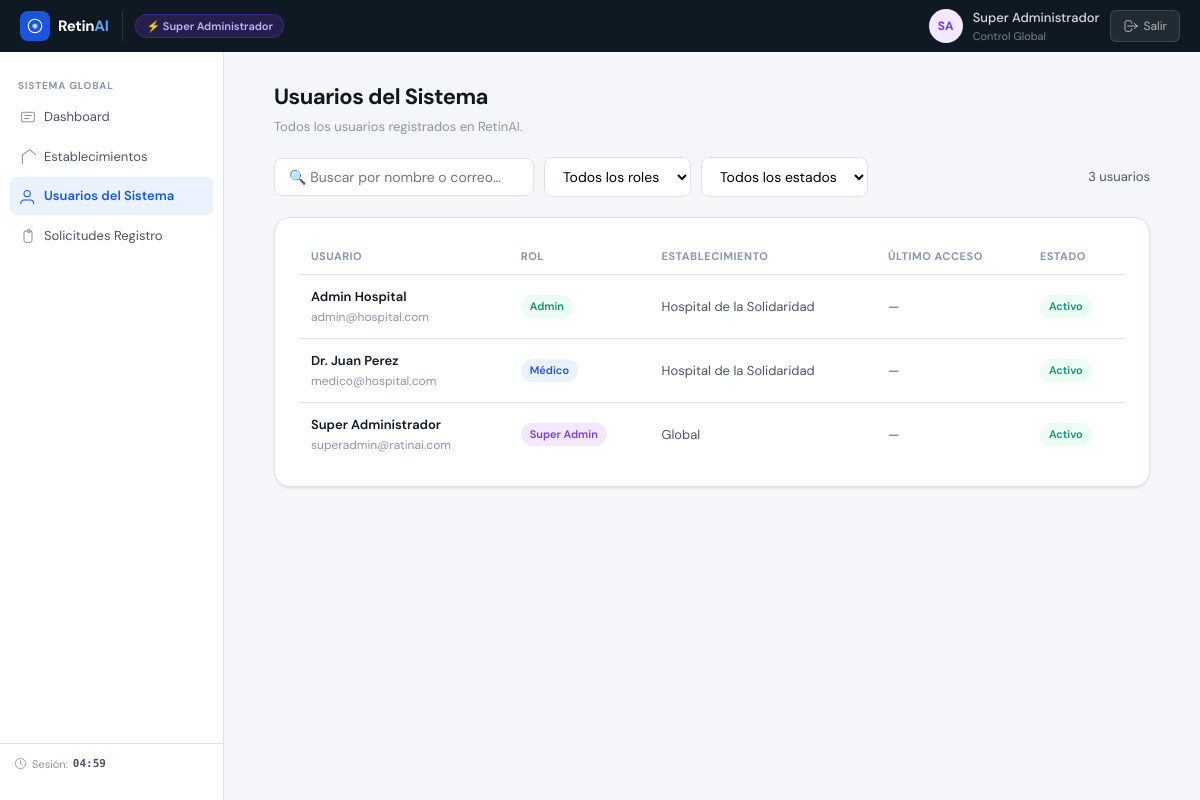
The app's page /views/superadmin/UsuariosSistema.php (signed in), older data.
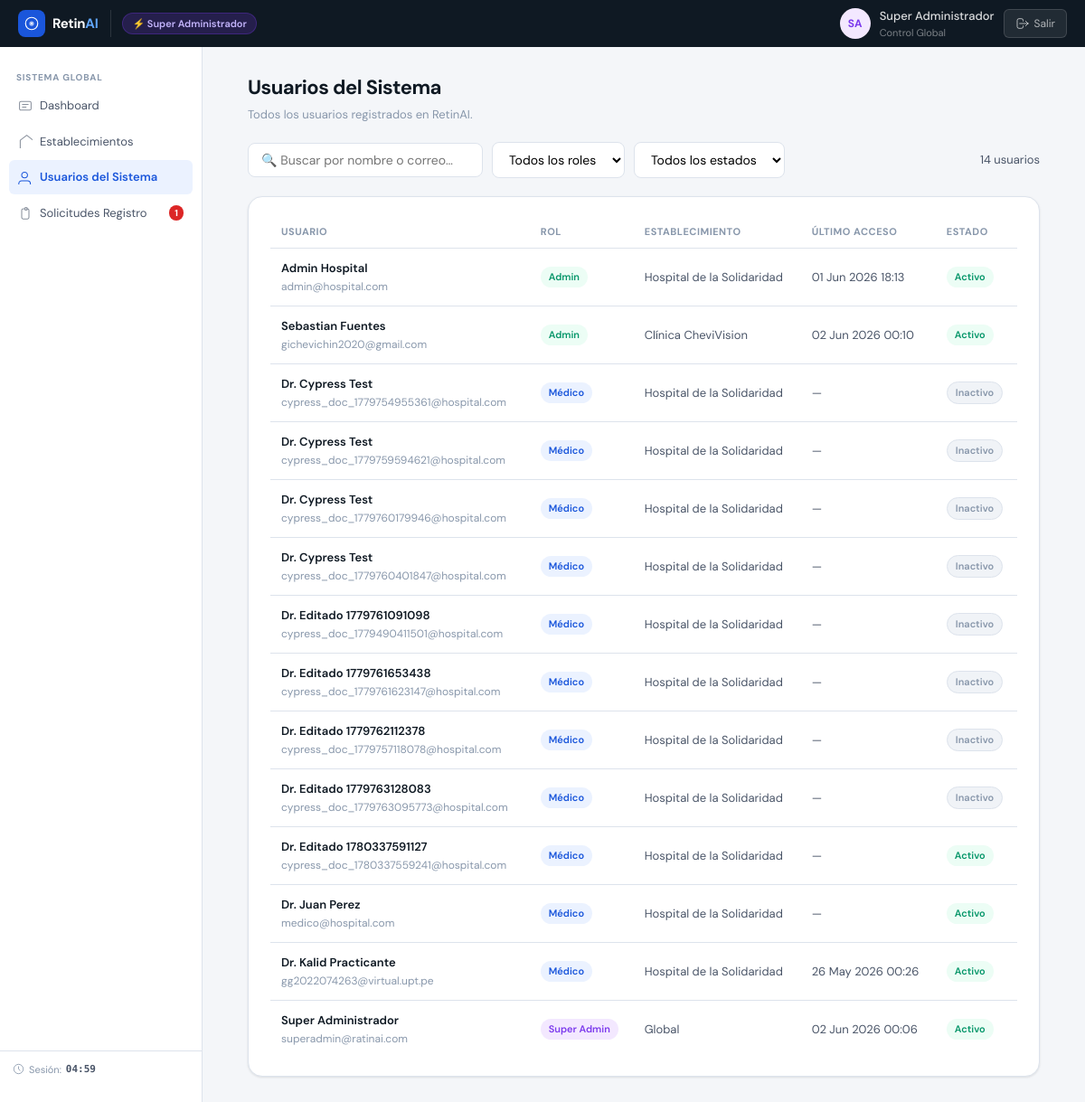
The same page, newer data.
### tables this page shows
CREATE TABLE IF NOT EXISTS `usuarios` (
  `id` int NOT NULL AUTO_INCREMENT,
  `rol_codigo` varchar(20) NOT NULL,
  `establecimiento_id` int DEFAULT NULL,
  `nombre` varchar(100) NOT NULL,
  `correo` varchar(100) NOT NULL,
  `password` varchar(255) NOT NULL,
  `cmp` varchar(20) DEFAULT NULL,
  `especialidad` varchar(100) DEFAULT NULL,
  `es_password_temporal` tinyint(1) DEFAULT '0',
  `activo` tinyint(1) DEFAULT '1',
  `ultimo_acceso` datetime DEFAULT NULL,
  PRIMARY KEY (`id`),
  UNIQUE KEY `correo` (`correo`),
  KEY `establecimiento_id` (`establecimiento_id`),
  CONSTRAINT `usuarios_ibfk_1` FOREIGN KEY (`establecimiento_id`) REFERENCES `establecimientos` (`id`)
);

CREATE TABLE IF NOT EXISTS `establecimientos` (
  `id` int NOT NULL AUTO_INCREMENT,
  `nombre` varchar(100) NOT NULL,
  `direccion` varchar(200) DEFAULT NULL,
  `tipo` enum('publico','privado') DEFAULT NULL,
  `ruc` varchar(11) DEFAULT NULL,
  PRIMARY KEY (`id`)
);

### config/session_guard.php (called while the page is built, shortened)
<?php
function get_base_path() {
    $root = str_replace('\\', '/', realpath(__DIR__ . '/..'));
    $current = str_replace('\\', '/', dirname(realpath($_SERVER['SCRIPT_FILENAME'])));
    $relative = '';
    $curr = $current;
    while (strlen($curr) > strlen($root) && $curr !== $root) {
        $relative .= '../';
        $curr = dirname($curr);
    }
    return $relative ?: './';
}
function current_user() {
    return [
        'id'                  => $_SESSION['user_id'] ?? null,
        'nombre'              => $_SESSION['nombre'] ?? '',
        'rol_codigo'          => $_SESSION['rol_codigo'] ?? '',
        'establecimiento_id'  => $_SESSION['establecimiento_id'] ?? null,
        'es_password_temporal'=> $_SESSION['es_password_temporal'] ?? false,
    ];
}
function get_initials($nombre) {
    $partes = explode(' ', trim($nombre));
    $iniciales = '';
    foreach (array_slice($partes, 0, 2) as $p) {
        $iniciales .= strtoupper(mb_substr($p, 0, 1));
    }
    return $iniciales ?: '?';
}

### views/superadmin/UsuariosSistema.php (the view, shortened to what this page needs)
<?php
require_once __DIR__ . '/../../config/session_guard.php';
$user = current_user();
$initials = get_initials($user['nombre']);
$base = get_base_path();
$logout_url = $base . 'controllers/AuthController.php?action=logout';
$role_label   = '⚡ Super Administrador';
$role_class   = 'role-sad';
$avatar_class = 'avatar-sad';
$header_sub   = 'Control Global';
try {
    $db = (new Database())->getConnection();
    $todos_usuarios = $db->query(
        "SELECT u.id, u.nombre, u.correo, u.rol_codigo, u.activo, u.ultimo_acceso,
         e.nombre AS establecimiento
         FROM usuarios u
         LEFT JOIN establecimientos e ON e.id = u.establecimiento_id
         ORDER BY u.rol_codigo, u.nombre"
    )->fetchAll(PDO::FETCH_ASSOC);
    $cnt_solicitudes_pendientes = 0;
    try {
        $cnt_solicitudes_pendientes = $db->query("SELECT COUNT(*) FROM solicitudes_establecimiento WHERE estado='pendiente'")->fetchColumn();
    } catch(Exception $e) { $cnt_solicitudes_pendientes = 0; }
} catch(Exception $ex) {
    $todos_usuarios = [];
    $cnt_solicitudes_pendientes = 0;
}
$rolLabel = ['SAD' => 'Super Admin', 'ADM' => 'Admin', 'MED' => 'Médico'];
$rolClass = ['SAD' => 'badge-sad',   'ADM' => 'badge-adm', 'MED' => 'badge-med'];
?>
<!DOCTYPE html>
<html lang="es">
<head>
<link rel="stylesheet" href="<?= $base ?>assets/css/dashboard/dashboard.css">
</head>
<body>
<?php require_once __DIR__ . '/../shared/header.php'; ?>
<div class="app-shell">
    <?php require_once __DIR__ . '/../shared/sidebar.php'; ?>
    <main class="main-content">
        <div class="section-header">
            <h1 class="page-title">Usuarios del Sistema</h1>
            <p class="page-sub">Todos los usuarios registrados en RetinAI.</p>
        </div>
        <div class="filter-bar">
            <input type="search" id="search-usuario" placeholder="🔍 Buscar por nombre o correo…" oninput="filtrarTabla()">
            <select id="filter-rol" onchange="filtrarTabla()">
                <option value="">Todos los roles</option>
            </select>
            <select id="filter-estado" onchange="filtrarTabla()">
                <option value="">Todos los estados</option>
            </select>
            <span class="user-count" id="user-count">
                <?= count($todos_usuarios) ?> usuario<?= count($todos_usuarios) !== 1 ? 's' : '' ?>
            </span>
        </div>
        <div class="card">
            <table class="data-table" id="tabla-usuarios">
                <thead>
                    <tr>
                        <th>Usuario</th>
                        <th>Rol</th>
                        <th>Establecimiento</th>
                        <th>Último acceso</th>
                        <th>Estado</th>
                    </tr>
                </thead>
                <tbody>
                <?php foreach ($todos_usuarios as $u): ?>
                <tr
                    data-nombre="<?= strtolower(htmlspecialchars($u['nombre'])) ?>"
                    data-correo="<?= strtolower(htmlspecialchars($u['correo'])) ?>"
                    data-rol="<?= htmlspecialchars($u['rol_codigo']) ?>"
                    data-activo="<?= $u['activo'] ? '1' : '0' ?>"
                >
                    <td>
                        <strong><?= htmlspecialchars($u['nombre']) ?></strong><br>
                        <span class="text-muted small"><?= htmlspecialchars($u['correo']) ?></span>
                    </td>
                    <td>
                        <span class="badge <?= $rolClass[$u['rol_codigo']] ?? 'badge-info' ?>">
                            <?= $rolLabel[$u['rol_codigo']] ?? $u['rol_codigo'] ?>
                        </span>
                    </td>
                    <td><?= htmlspecialchars($u['establecimiento'] ?? 'Global') ?></td>
                    <td class="text-muted small">
                        <?= $u['ultimo_acceso'] ? date('d M Y H:i', strtotime($u['ultimo_acceso'])) : '—' ?>
                    </td>
                    <td>
                        <span class="badge <?= $u['activo'] ? 'badge-active' : 'badge-disabled' ?>">
                            <?= $u['activo'] ? 'Activo' : 'Inactivo' ?>
                        </span>
                    </td>
                </tr>
                <?php endforeach; ?>
                </tbody>
            </table>
        </div>
    </main>
</div>
</body>
</html>

### views/shared/header.php (shortened to what this page needs)
<header class="top-header">
    <div class="header-brand">
        <div class="logo-mark">
            <svg viewBox="0 0 24 24" fill="none"><circle cx="12" cy="12" r="9" stroke="white" stroke-width="1.5"/><circle cx="12" cy="12" r="3.5" fill="white" opacity=".6"/><circle cx="12" cy="12" r="1.2" fill="white"/></svg>
        </div>
        <span class="logo-text">Retin<em>AI</em></span>
    </div>
    <span class="role-pill <?= htmlspecialchars($role_class ?? '') ?>"><?= htmlspecialchars($role_label ?? '') ?></span>
    <div class="header-user">
        <div class="avatar <?= htmlspecialchars($avatar_class ?? '') ?>"><?= htmlspecialchars($initials ?? '') ?></div>
        <div class="user-info">
            <span class="user-name"><?= htmlspecialchars($user['nombre'] ?? '') ?></span>
            <span class="user-role"><?= htmlspecialchars($header_sub ?? '') ?></span>
        </div>
        <a href="<?= $logout_url ?>" class="btn-logout" id="btn-logout">
            <svg viewBox="0 0 24 24" fill="none" width="16" height="16"><path d="M17 16l4-4m0 0l-4-4m4 4H7m6 4v1a3 3 0 01-3 3H6a3 3 0 01-3-3V7a3 3 0 013-3h4a3 3 0 013 3v1" stroke="currentColor" stroke-width="1.5" stroke-linecap="round" stroke-linejoin="round"/></svg>
            Salir
        </a>
    </div>
</header>

### views/shared/sidebar.php (shortened to what this page needs)
<?php
$_rol = $_SESSION['rol_codigo'] ?? '';
?>
<aside class="sidebar">
    <nav class="sidebar-nav">
        <?php if ($_rol === 'ADM'):
            $_page = basename($_SERVER['PHP_SELF']); ?>
        <div class="nav-section">
            <span class="nav-section-label">Gestión</span>
            <a href="<?= $base ?>views/admin/index.php"
               class="nav-item <?= $_page === 'index.php' ? 'active' : '' ?>">
                <svg class="nav-icon" viewBox="0 0 20 20" fill="none"><rect x="2" y="4" width="16" height="12" rx="2" stroke="currentColor" stroke-width="1.3"/><path d="M6 8h8M6 12h5" stroke="currentColor" stroke-width="1.3" stroke-linecap="round"/></svg>
                Dashboard
                <?php if (!empty($cnt_pendientes) && $cnt_pendientes > 0): ?>
                    <span class="nav-badge"><?= $cnt_pendientes ?></span>
                <?php endif; ?>
            </a>
            <a href="<?= $base ?>views/admin/misestablecimientos.php"
               class="nav-item <?= $_page === 'misestablecimientos.php' || $_page === 'nuevoestablecimiento.php' ? 'active' : '' ?>">
                <svg class="nav-icon" viewBox="0 0 20 20" fill="none"><path d="M3 9l9-7 9 7v11a2 2 0 01-2 2H5a2 2 0 01-2-2z" stroke="currentColor" stroke-width="1.3"/></svg>
                Mis Establecimientos
            </a>
            <a href="<?= $base ?>views/admin/doctor.php"
               class="nav-item <?= $_page === 'doctor.php' || $_page === 'create_doctor.php' ? 'active' : '' ?>">
                <svg class="nav-icon" viewBox="0 0 20 20" fill="none"><path d="M13 6a3 3 0 11-6 0 3 3 0 016 0zM18 14a6 6 0 10-12 0" stroke="currentColor" stroke-width="1.3" stroke-linecap="round"/></svg>
                Médicos
            </a>
        </div>
        <?php elseif ($_rol === 'SAD'):
            $_page = basename($_SERVER['PHP_SELF']); ?>
        <div class="nav-section">
            <span class="nav-section-label">Sistema Global</span>
            <a href="<?= $base ?>views/superadmin/index.php"
               class="nav-item <?= $_page === 'index.php' ? 'active' : '' ?>">
                <svg class="nav-icon" viewBox="0 0 20 20" fill="none"><rect x="2" y="4" width="16" height="12" rx="2" stroke="currentColor" stroke-width="1.3"/><path d="M6 8h8M6 12h5" stroke="currentColor" stroke-width="1.3" stroke-linecap="round"/></svg>
                Dashboard
            </a>
            <a href="<?= $base ?>views/superadmin/Establecimientos.php"
               class="nav-item <?= $_page === 'Establecimientos.php' ? 'active' : '' ?>">
                <svg class="nav-icon" viewBox="0 0 20 20" fill="none"><path d="M3 9l9-7 9 7v11a2 2 0 01-2 2H5a2 2 0 01-2-2z" stroke="currentColor" stroke-width="1.3"/></svg>
                Establecimientos
            </a>
            <a href="<?= $base ?>views/superadmin/UsuariosSistema.php"
               class="nav-item <?= $_page === 'UsuariosSistema.php' ? 'active' : '' ?>">
                <svg class="nav-icon" viewBox="0 0 20 20" fill="none"><path d="M17 21v-2a4 4 0 00-4-4H5a4 4 0 00-4 4v2M9 11a4 4 0 100-8 4 4 0 000 8z" stroke="currentColor" stroke-width="1.3"/></svg>
                Usuarios del Sistema
            </a>
            <a href="<?= $base ?>views/superadmin/SolicitudesRegistro.php"
               class="nav-item <?= $_page === 'SolicitudesRegistro.php' ? 'active' : '' ?>">
                <svg class="nav-icon" viewBox="0 0 20 20" fill="none"><path d="M9 5H7a2 2 0 00-2 2v10a2 2 0 002 2h6a2 2 0 002-2V7a2 2 0 00-2-2h-2M9 5a2 2 0 002 2h0a2 2 0 002-2M9 5a2 2 0 012-2h0a2 2 0 012 2" stroke="currentColor" stroke-width="1.3" stroke-linecap="round"/></svg>
                Solicitudes Registro
                <?php
                if (!empty($cnt_solicitudes_pendientes) && $cnt_solicitudes_pendientes > 0): ?>
                    <span class="nav-badge"><?= $cnt_solicitudes_pendientes ?></span>
                <?php endif; ?>
            </a>
        </div>
        <?php endif; ?>
    </nav>
    <div class="sidebar-footer">
        <div class="session-info">
            <svg viewBox="0 0 20 20" fill="none" width="13" height="13"><circle cx="10" cy="10" r="8" stroke="currentColor" stroke-width="1.3"/><path d="M10 6v4l2.5 2.5" stroke="currentColor" stroke-width="1.3" stroke-linecap="round"/></svg>
            Sesión: <span id="session-countdown">05:00</span>
        </div>
    </div>
</aside>

### views/superadmin/UsuariosSistema.php (style rules this page uses)
.filter-bar { display:flex; gap:10px; margin-bottom:20px; flex-wrap:wrap; align-items:center; }
.filter-bar input[type=search] { padding:9px 14px; border:1.5px solid var(--border,#DDE3EC); border-radius:8px; font-family:inherit; font-size:14px; outline:none; width:260px; transition:border 0.15s; }
.filter-bar select { padding:9px 14px; border:1.5px solid var(--border,#DDE3EC); border-radius:8px; font-family:inherit; font-size:14px; outline:none; background:#fff; cursor:pointer; }
.user-count { margin-left:auto; font-size:13px; color:var(--text2,#4A5568); }

Row changes from the older to the newer data that the page shows:
changed usuarios "Super Administrador": ultimo_acceso (not shown) → "02 Jun 2026 00:06"; no longer shows "—"
changed usuarios "Admin Hospital": ultimo_acceso (not shown) → "01 Jun 2026 18:13"; no longer shows "—"
added usuarios: nombre "Sebastian Fuentes", correo "gichevichin2020@gmail.com", rol_codigo "Admin", establecimiento.nombre "Clínica CheviVision", ultimo_acceso "02 Jun 2026 00:10", activo "Activo"
added usuarios: nombre "Dr. Cypress Test", correo "cypress_doc_1779754955361@hospital.com", rol_codigo "Médico", establecimiento.nombre "Hospital de la Solidaridad", activo "Inactivo"
added usuarios: nombre "Dr. Cypress Test", correo "cypress_doc_1779759594621@hospital.com", rol_codigo "Médico", establecimiento.nombre "Hospital de la Solidaridad", activo "Inactivo"
added usuarios: nombre "Dr. Cypress Test", correo "cypress_doc_1779760179946@hospital.com", rol_codigo "Médico", establecimiento.nombre "Hospital de la Solidaridad", activo "Inactivo"
added usuarios: nombre "Dr. Cypress Test", correo "cypress_doc_1779760401847@hospital.com", rol_codigo "Médico", establecimiento.nombre "Hospital de la Solidaridad", activo "Inactivo"
added usuarios: nombre "Dr. Editado 1779761091098", correo "cypress_doc_1779490411501@hospital.com", rol_codigo "Médico", establecimiento.nombre "Hospital de la Solidaridad", activo "Inactivo"
added usuarios: nombre "Dr. Editado 1779761653438", correo "cypress_doc_1779761623147@hospital.com", rol_codigo "Médico", establecimiento.nombre "Hospital de la Solidaridad", activo "Inactivo"
added usuarios: nombre "Dr. Editado 1779762112378", correo "cypress_doc_1779757118078@hospital.com", rol_codigo "Médico", establecimiento.nombre "Hospital de la Solidaridad", activo "Inactivo"
added usuarios: nombre "Dr. Editado 1779763128083", correo "cypress_doc_1779763095773@hospital.com", rol_codigo "Médico", establecimiento.nombre "Hospital de la Solidaridad", activo "Inactivo"
added usuarios: nombre "Dr. Editado 1780337591127", correo "cypress_doc_1780337559241@hospital.com", rol_codigo "Médico", establecimiento.nombre "Hospital de la Solidaridad", activo "Activo"
added usuarios: nombre "Dr. Kalid Practicante", correo "gg2022074263@virtual.upt.pe", rol_codigo "Médico", establecimiento.nombre "Hospital de la Solidaridad", ultimo_acceso "26 May 2026 00:26", activo "Activo"
Text that changed along with them:
$cnt_solicitudes_pendientes: (not shown) → "1"
count($todos_usuarios): "3" → "14"
